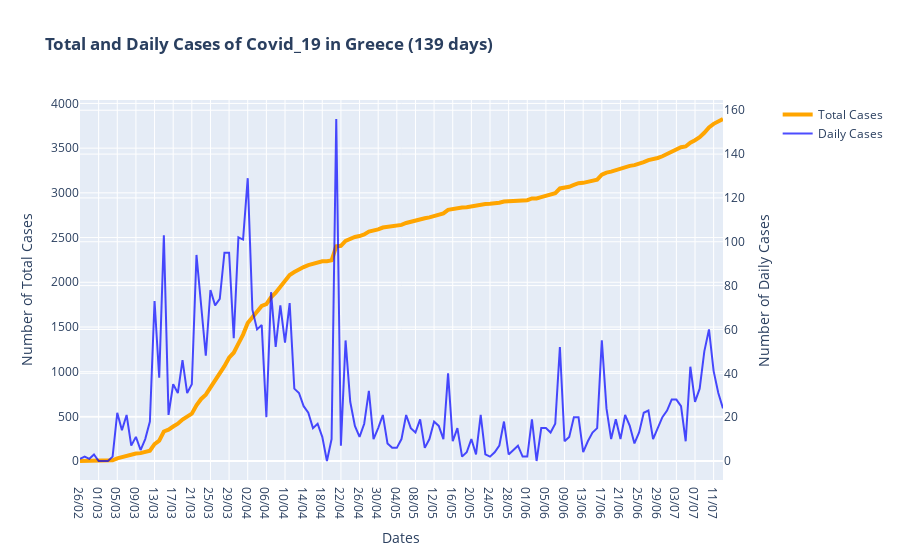

Notebook code for this chart:
### Markdown cell above
## Total and Daily number of cases

### Code cell
# Figure with secondary y-axis
fig = make_subplots(specs=[[{"secondary_y": True}]])

# Traces - Bars and line
fig.add_trace(
    go.Scatter(x=df.index, y=df['Total Cases'], name='Total Cases', line_width=4, line_color='orange'),
    secondary_y=False,
)

fig.add_trace(
    go.Scatter(x=df.index, y=df['Daily Cases'], name='Daily Cases', line_color='blue',opacity = 0.7),
    secondary_y=True,
)

# Figure Title
fig.update_layout(
    title_text='<b>Total and Daily Cases of Covid_19 in Greece ('+str(len(df['Total Cases']))+' days)</b>'
)

# x-axis and y-axes titles
fig.update_xaxes(title_text='Dates')
fig.update_yaxes(title_text='Number of Total Cases', secondary_y=False)
fig.update_yaxes(title_text='Number of Daily Cases', secondary_y=True)

fig.update_layout(hovermode='x unified')

fig.show()

### Figure 1 — Plotly figure (JSON) as saved in the notebook; plotly's stock layout.template omitted (floating-point values rounded to 4 significant figures; data arrays with more than 128 entries replaced by an {"elided": "..."} marker saying what was removed)
{"data": [{"line": {"color": "orange", "width": 4}, "name": "Total Cases", "type": "scatter", "x": {"elided": "139 str values"}, "xaxis": "x", "y": {"elided": "139 int values"}, "yaxis": "y"}, {"line": {"color": "blue"}, "name": "Daily Cases", "opacity": 0.7, "type": "scatter", "x": {"elided": "139 str values"}, "xaxis": "x", "y": {"elided": "139 int values"}, "yaxis": "y2"}], "layout": {"hovermode": "x unified", "title": {"text": "<b>Total and Daily Cases of Covid_19 in Greece (139 days)</b>"}, "xaxis": {"anchor": "y", "domain": [0, 0.94], "title": {"text": "Dates"}}, "yaxis": {"anchor": "x", "domain": [0, 1], "title": {"text": "Number of Total Cases"}}, "yaxis2": {"anchor": "x", "overlaying": "y", "side": "right", "title": {"text": "Number of Daily Cases"}}}}
